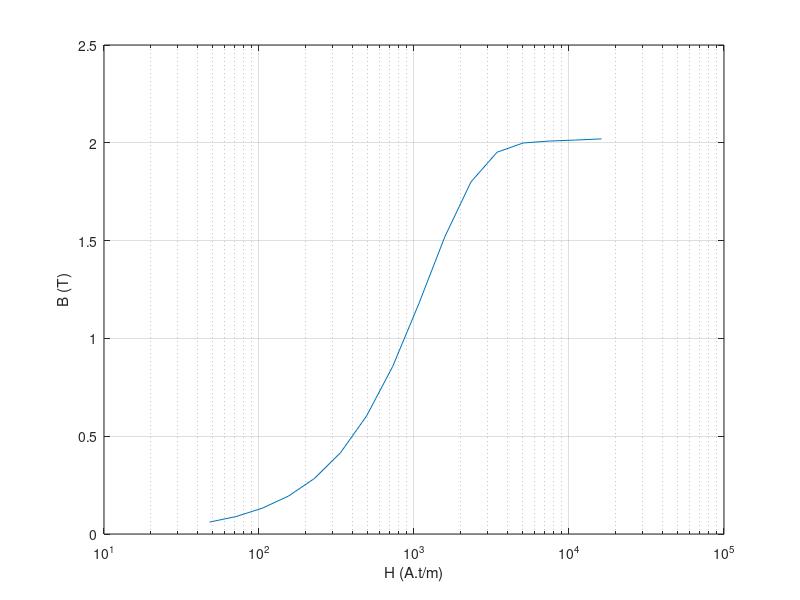

Write MATLAB code to recreate this figure.
% numerical BH data for steel in SI units

B=[0 0.061 0.089 .132 .194 .284 .416 .603 .857 1.177 1.520 1.800 1.952 1.999 2.009 2.014 2.020];
H=[0 48 71 105 155 228 336 494 729 1074 1582 2331 3436 5063 7460 10994 16201];

% plot (H,B)

semilogx(H,B)

xlabel("H (A.t/m)")
ylabel("B (T)")

grid on

print -demf numericalBHdata.emf

